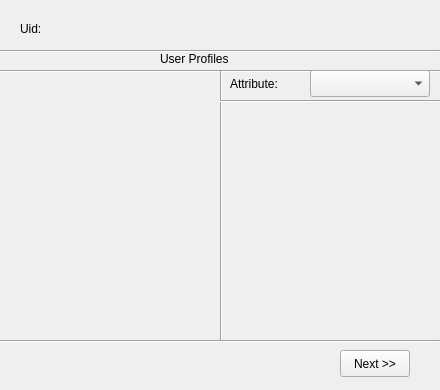
<?xml version="1.0" encoding="UTF-8"?>
<ui version="4.0">
 <class>userproflisty2</class>
 <widget class="QWidget" name="userproflisty2">
  <property name="geometry">
   <rect>
    <x>0</x>
    <y>0</y>
    <width>440</width>
    <height>390</height>
   </rect>
  </property>
  <property name="windowTitle">
   <string>Form</string>
  </property>
  <widget class="QLabel" name="label">
   <property name="geometry">
    <rect>
     <x>20</x>
     <y>20</y>
     <width>30</width>
     <height>17</height>
    </rect>
   </property>
   <property name="text">
    <string>Uid:</string>
   </property>
  </widget>
  <widget class="QLabel" name="label_2">
   <property name="geometry">
    <rect>
     <x>160</x>
     <y>50</y>
     <width>90</width>
     <height>17</height>
    </rect>
   </property>
   <property name="text">
    <string>User Profiles</string>
   </property>
  </widget>
  <widget class="Line" name="line">
   <property name="geometry">
    <rect>
     <x>0</x>
     <y>50</y>
     <width>440</width>
     <height>3</height>
    </rect>
   </property>
   <property name="orientation">
    <enum>Qt::Horizontal</enum>
   </property>
  </widget>
  <widget class="Line" name="line_2">
   <property name="geometry">
    <rect>
     <x>0</x>
     <y>70</y>
     <width>440</width>
     <height>3</height>
    </rect>
   </property>
   <property name="orientation">
    <enum>Qt::Horizontal</enum>
   </property>
  </widget>
  <widget class="Line" name="line_3">
   <property name="geometry">
    <rect>
     <x>0</x>
     <y>340</y>
     <width>440</width>
     <height>3</height>
    </rect>
   </property>
   <property name="orientation">
    <enum>Qt::Horizontal</enum>
   </property>
  </widget>
  <widget class="Line" name="line_4">
   <property name="geometry">
    <rect>
     <x>220</x>
     <y>70</y>
     <width>3</width>
     <height>270</height>
    </rect>
   </property>
   <property name="orientation">
    <enum>Qt::Vertical</enum>
   </property>
  </widget>
  <widget class="Line" name="line_5">
   <property name="geometry">
    <rect>
     <x>220</x>
     <y>100</y>
     <width>220</width>
     <height>3</height>
    </rect>
   </property>
   <property name="orientation">
    <enum>Qt::Horizontal</enum>
   </property>
  </widget>
  <widget class="QComboBox" name="attribute">
   <property name="geometry">
    <rect>
     <x>310</x>
     <y>70</y>
     <width>120</width>
     <height>27</height>
    </rect>
   </property>
  </widget>
  <widget class="QLabel" name="label_3">
   <property name="geometry">
    <rect>
     <x>230</x>
     <y>75</y>
     <width>80</width>
     <height>17</height>
    </rect>
   </property>
   <property name="text">
    <string>Attribute:</string>
   </property>
  </widget>
  <widget class="QLabel" name="uidvalue">
   <property name="geometry">
    <rect>
     <x>60</x>
     <y>20</y>
     <width>67</width>
     <height>17</height>
    </rect>
   </property>
   <property name="text">
    <string/>
   </property>
  </widget>
  <widget class="QPushButton" name="Next">
   <property name="geometry">
    <rect>
     <x>340</x>
     <y>350</y>
     <width>70</width>
     <height>27</height>
    </rect>
   </property>
   <property name="text">
    <string>Next &gt;&gt;</string>
   </property>
  </widget>
  <widget class="QLabel" name="img1">
   <property name="geometry">
    <rect>
     <x>10</x>
     <y>110</y>
     <width>190</width>
     <height>210</height>
    </rect>
   </property>
   <property name="text">
    <string/>
   </property>
  </widget>
  <widget class="QLabel" name="img2">
   <property name="geometry">
    <rect>
     <x>240</x>
     <y>130</y>
     <width>190</width>
     <height>180</height>
    </rect>
   </property>
   <property name="text">
    <string/>
   </property>
  </widget>
 </widget>
 <resources/>
 <connections/>
</ui>
